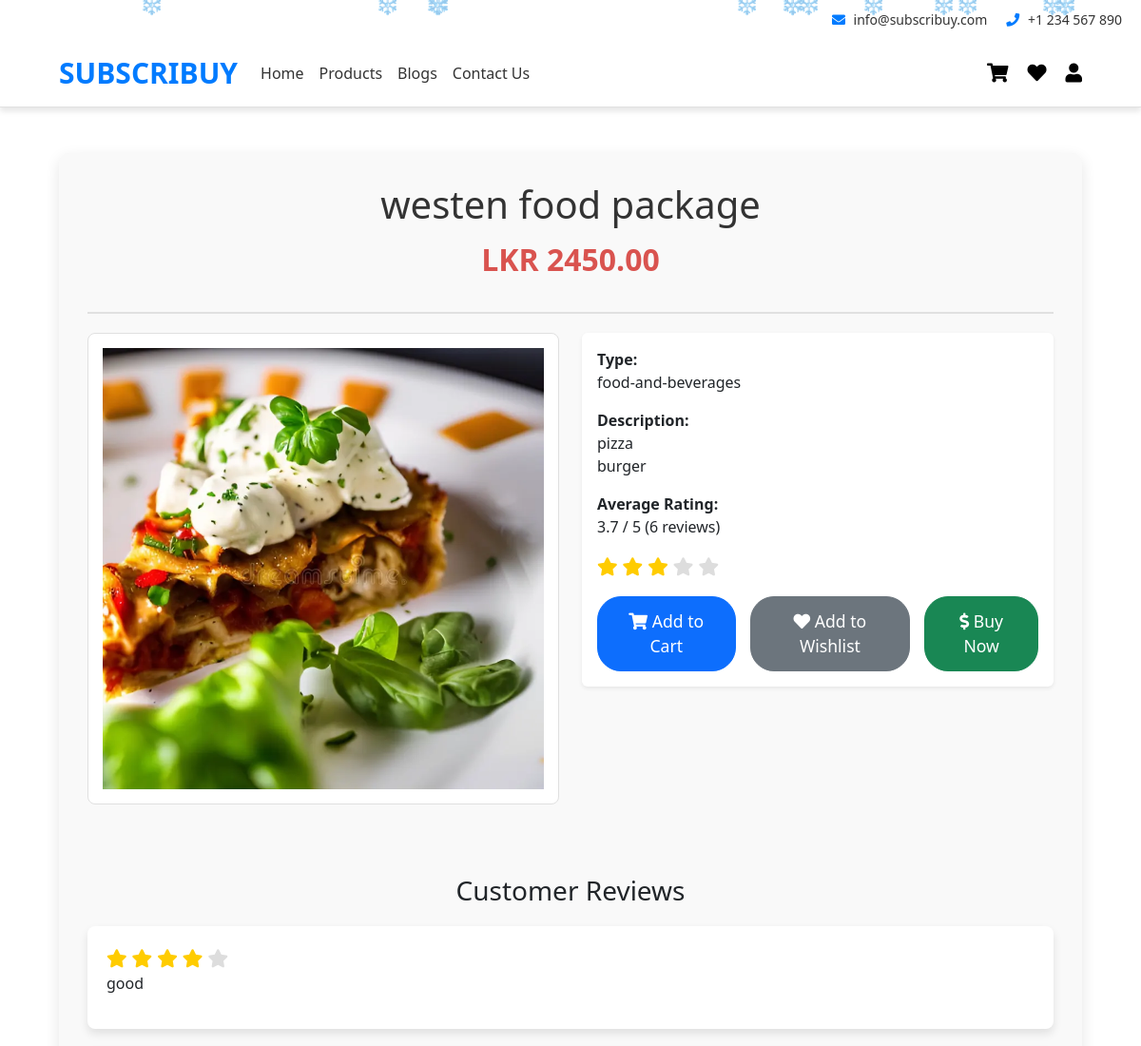
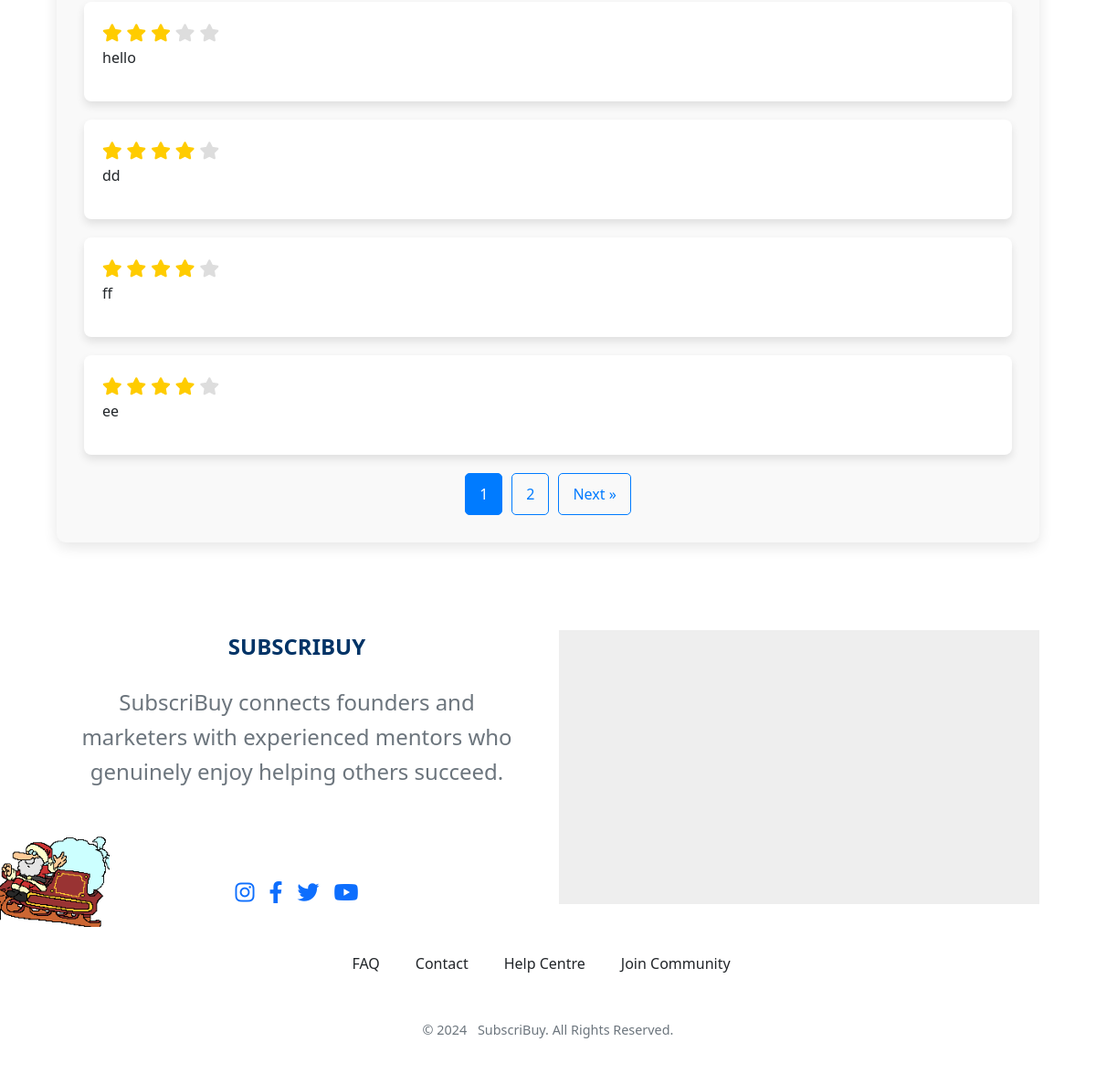
Screenshot of /itemDetail.php?n_id=6 with the database file from the repository (2 pictures, top to bottom).
### tables this page shows
CREATE TABLE `items` (
  `n_id` int(11) NOT NULL,
  `name` varchar(255) NOT NULL,
  `type` varchar(255) NOT NULL,
  `description` text NOT NULL,
  `price` decimal(10,2) NOT NULL,
  `image` varchar(255) NOT NULL
);

CREATE TABLE `c_reviews` (
  `c_id` varchar(11) NOT NULL,
  `n_id` varchar(11) NOT NULL,
  `rating` int(11) DEFAULT NULL,
  `review_description` text DEFAULT NULL
);

### itemDetail.php (the view, shortened to what this page needs)
<?php
include 'dbase.php';
if (isset($_SESSION['username']) && !empty($_SESSION['username'])) {
    include('header2.php');
} else {
    include('header.php');
}
$n_id = $_GET['n_id'] ?? '';
$sql = "SELECT i.*, IFNULL(AVG(r.rating), 0) AS avg_rating, COUNT(r.c_id) AS total_reviews
        FROM items i
        LEFT JOIN c_reviews r ON i.n_id = r.n_id
        WHERE i.n_id = ?
        GROUP BY i.n_id";
$stmt = $conn->prepare($sql);
$stmt->bind_param("s", $n_id);
$stmt->execute();
$result = $stmt->get_result();
if ($result->num_rows > 0) {
    $item = $result->fetch_assoc();
} else {
    echo "<p>Item not found</p>";
    exit;
}
$reviews_per_page = 5;
$total_reviews_sql = "SELECT COUNT(*) AS total FROM c_reviews WHERE n_id = ?";
$total_reviews_stmt = $conn->prepare($total_reviews_sql);
$total_reviews_stmt->bind_param("s", $n_id);
$total_reviews_stmt->execute();
$total_result = $total_reviews_stmt->get_result();
$total_row = $total_result->fetch_assoc();
$total_reviews = $total_row['total'];
$total_pages = ceil($total_reviews / $reviews_per_page);
$current_page = isset($_GET['page']) ? (int)$_GET['page'] : 1;
$current_page = max(1, min($current_page, $total_pages));
$offset = ($current_page - 1) * $reviews_per_page;
$review_sql = "SELECT c_id, rating, review_description FROM c_reviews WHERE n_id = ? LIMIT ?, ?";
$review_stmt = $conn->prepare($review_sql);
$review_stmt->bind_param("sii", $n_id, $offset, $reviews_per_page);
$review_stmt->execute();
$review_result = $review_stmt->get_result();
$reviews = [];
if ($review_result->num_rows > 0) {
    while ($review_row = $review_result->fetch_assoc()) {
        $reviews[] = $review_row;
    }
}
?>
<div class="container my-5">
    <div class="product-page">
        <div class="product-header">
            <h2><?php echo htmlspecialchars($item['name']); ?></h2>
            <p class="item-price">LKR <?php echo htmlspecialchars($item['price']); ?></p>
        </div>
        <div class="row">
            <div class="col-md-6 mb-4">
                <img src="admin/<?php echo htmlspecialchars($item['image']); ?>" class="img-fluid product-image" alt="<?php echo htmlspecialchars($item['name']); ?>">
            </div>
            <div class="col-md-6 mb-4">
                <div class="card shadow-sm border-0 rounded">
                    <div class="card-body">
                        <p class="card-text"><strong>Type:</strong> <br><?php echo htmlspecialchars($item['type']); ?></p>
                        <p class="card-text"><strong>Description:</strong> <br><?php echo nl2br(htmlspecialchars($item['description'])); ?></p>
                        <p class="card-text"><strong>Average Rating:</strong> <br>
    <span class="star-rating2">
        <?php
        $avgRating = round(floatval($item['avg_rating']), 1);
        $totalReviews = intval($item['total_reviews']);
        echo $avgRating . ' / 5 (' . $totalReviews . ' reviews)';
        ?>
    </span>
</p>
<div class="star-rating">
    <?php
    for ($i = 1; $i <= 5; $i++):
        $isFilled = $i <= $avgRating;
    ?>
        <span class="fas fa-star <?php echo $isFilled ? 'checked' : ''; ?>"></span>
    <?php endfor; ?>
</div>
                        <div class="button-container mt-3">
                            <form action="add_to_cart.php" method="POST" style="display:inline;">
                                <button type="submit" class="btn btn-primary btn-custom"><i class="fas fa-shopping-cart"></i> Add to Cart</button>
                            </form>
                            <form action="add_to_wishlist.php" method="POST" style="display:inline;">
                                <button type="submit" class="btn btn-secondary btn-custom"><i class="fas fa-heart"></i> Add to Wishlist</button>
                            </form>
                            <form action="buy_now.php" method="POST" style="display:inline;">
                                <button type="submit" class="btn btn-success btn-custom"><i class="fas fa-dollar-sign"></i> Buy Now</button>
                            </form>
                        </div>
                    </div>
                </div>
            </div>
        </div>
        <div class="reviews-section">
    <h3>Customer Reviews</h3>
    <?php if (empty($reviews)): ?>
        <p>No reviews available for this item.</p>
    <?php else: ?>
        <?php foreach ($reviews as $review): ?>
            <div class="review-item">
                <div class="star-rating">
                    <?php for ($i = 1; $i <= 5; $i++): ?>
                        <span class="fas fa-star <?php echo ($i <= intval($review['rating'])) ? 'checked' : ''; ?>"></span>
                    <?php endfor; ?>
                </div>
                <p><?php echo nl2br(htmlspecialchars($review['review_description'])); ?></p>
            </div>
        <?php endforeach; ?>
    <?php endif; ?>
</div>
            <div class="pagination">
                <?php for ($i = 1; $i <= $total_pages; $i++): ?>
                    <a href="?n_id=<?php echo htmlspecialchars($n_id); ?>&page=<?php echo $i; ?>" class="<?php echo ($i == $current_page) ? 'active' : ''; ?>"><?php echo $i; ?></a>
                <?php endfor; ?>
                <?php if ($current_page < $total_pages): ?>
                    <a href="?n_id=<?php echo htmlspecialchars($n_id); ?>&page=<?php echo $current_page + 1; ?>">Next »</a>
                <?php endif; ?>
            </div>
        </div>
    </div>
<?php include('footer.php'); ?>

### admin/style.css (style rules this page uses)
* { margin: 0; padding: 0; box-sizing: border-box; }
a { text-decoration: none; }
:root { --poppins: 'Poppins', sans-serif; --lato: 'Lato', sans-serif; --light: #F9F9F9; --blue: #3C91E6; --light-blue: #CFE8FF; --grey: #eee; --dark-grey: #AAAAAA; --dark: #342E37; --red: #DB504A; --yellow: #FFCE26; --light-yellow: #FFF2C6; --orange: #FD7238; --light-orange: #FFE0D3; }
html { overflow-x: hidden; }
body { background: var(--grey); overflow-x: hidden; }

### itemDetail.php (style rules this page uses)
.container { max-width: 1100px; }
.product-page { padding: 30px; background-color: #f9f9f9; border-radius: 10px; box-shadow: 0 5px 15px rgba(0, 0, 0, 0.1); margin-bottom: 30px; }
.product-header { border-bottom: 2px solid #e0e0e0; padding-bottom: 15px; margin-bottom: 20px; text-align: center; }
.product-header h2 { font-size: 2.5rem; color: #333; margin-bottom: 10px; }
.product-header .item-price { font-size: 2rem; color: #d9534f; font-weight: bold; }
.product-image { border: 1px solid #e0e0e0; padding: 15px; background-color: #fff; border-radius: 8px; transition: box-shadow 0.3s ease, transform 0.3s ease; }
.button-container { display: flex; justify-content: center; gap: 15px; margin-top: 25px; }
.btn-custom { padding: 12px 25px; border-radius: 25px; font-size: 1.1rem; transition: background-color 0.3s ease, transform 0.3s ease; }
.reviews-section { margin-top: 50px; }
.reviews-section h3 { margin-bottom: 20px; text-align: center; }
.review-item { background-color: #fff; padding: 20px; border-radius: 8px; margin-bottom: 20px; box-shadow: 0 5px 10px rgba(0, 0, 0, 0.1); transition: box-shadow 0.3s ease, transform 0.3s ease; }
.star-rating { color: #ffcc00; font-size: 1.2rem; }
.pagination { display: flex; justify-content: center; margin-top: 20px; }
.pagination a { margin: 0 5px; padding: 10px 15px; border: 1px solid #007bff; color: #007bff; text-decoration: none; border-radius: 5px; transition: background-color 0.3s; }
.pagination .active { background-color: #007bff; color: white; border: 1px solid #007bff; }
.star-rating { color: #ddd; }
.star-rating .checked { color: #ffcc00; }

### rows the page displays
items: name "westen food package", price "2450.00", image (picture), type "food-and-beverages", description "pizza burger"
c_reviews: rating 4 (drawn), review_description "good"
c_reviews: rating 3 (drawn), review_description "hello"
c_reviews: rating 4 (drawn), review_description "dd"
c_reviews: rating 4 (drawn), review_description "ff"
c_reviews: rating 4 (drawn), review_description "ee"

### other values shown
$avgRating "3.7"
$totalReviews "6"
